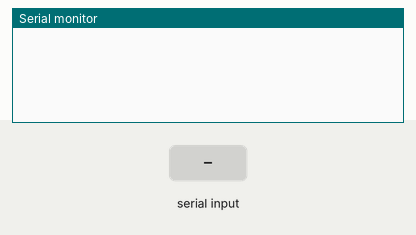
This sketch was run on a simulated Arduino Uno, built with avr-gcc and run on an emulated ATmega328P. Shown: the last lines printed to the serial monitor. The inputs (shaded band) are chosen by the test bench. No radio packets arrive unless stated.

Above: at 1.2 s.
1.3 s: "H" received over Serial
At 1.8 s:
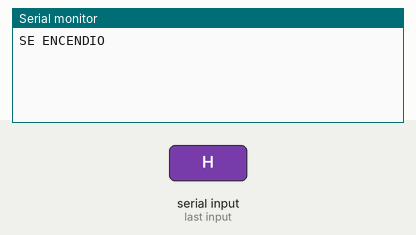
2.8 s: "L" received over Serial
At 4.2 s:
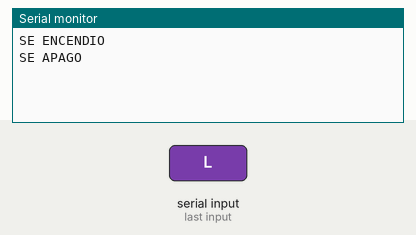

The sketch:

Emisor.ino
```cpp
#include <RH_ASK.h>
#include <SPI.h>

RH_ASK rf_driver;
char opcion = ' ';

void setup()
{
  rf_driver.init();
  Serial.begin(9600);}

void loop() {

if(Serial.available() !=0)
{
  opcion=Serial.read();

  if(opcion =='H')
  {
    const char *msg = "1";
  rf_driver.send((uint8_t*)msg, strlen(msg));
  rf_driver.waitPacketSent();
  Serial.println("SE ENCENDIO");
  }

    if(opcion =='L')
  {
    const char *msg = "0";
  rf_driver.send((uint8_t*)msg, strlen(msg));
  rf_driver.waitPacketSent();
  Serial.println("SE APAGO");
  }
}

}
```

Measured:
- after the input at 1.3 s, the serial monitor: prints a new line after 0.06 s (image 1)
- after the input at 2.8 s, the serial monitor: prints a new line after 0.06 s (image 2)
